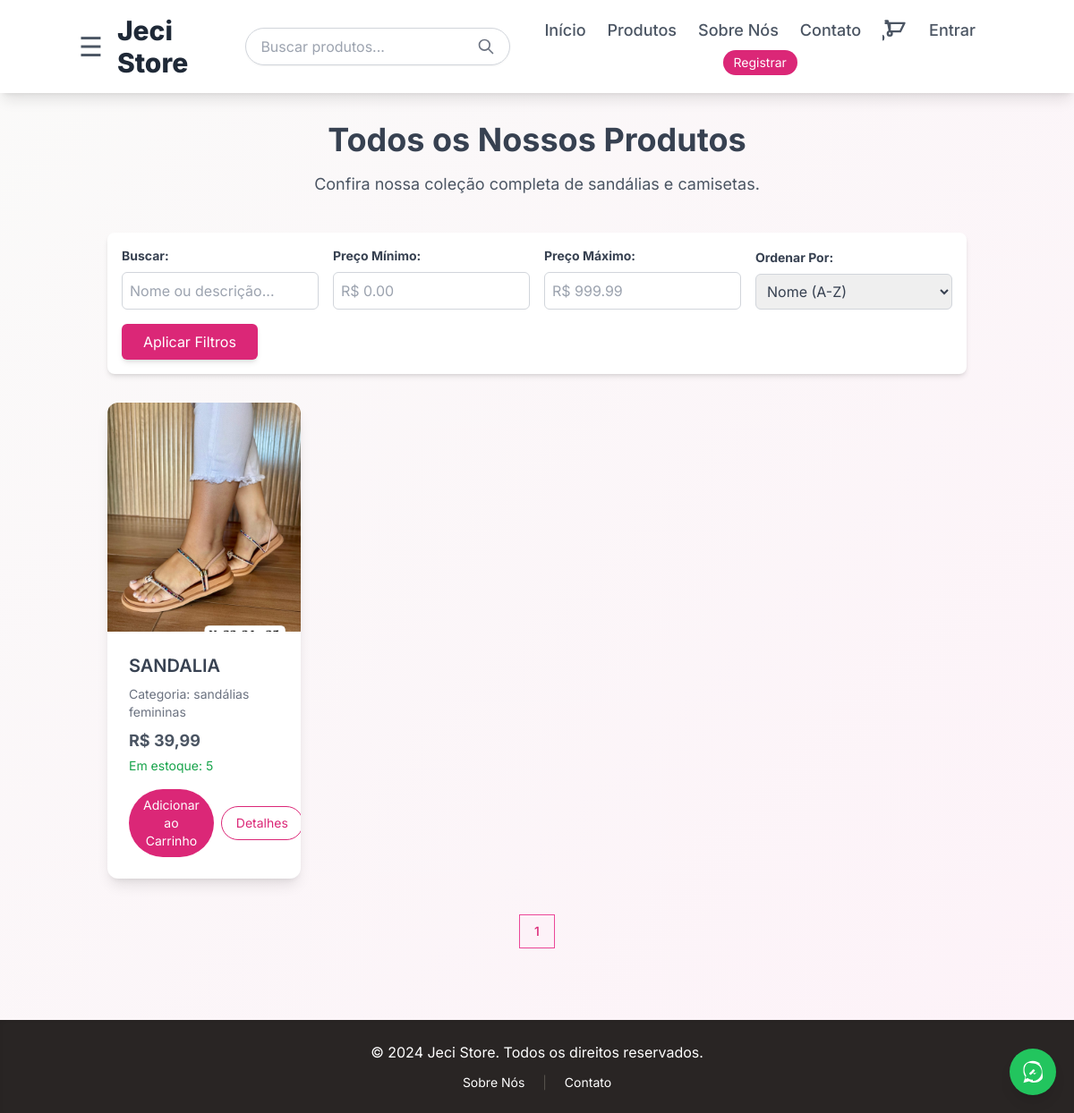
The app's page /store/produtos/ with its own data.
### store/models.py (models this page shows, shortened)
class Product(models.Model):
    name = models.CharField(max_length=200, verbose_name="Nome do Produto")
    description = models.TextField(verbose_name="Descrição")
    price = models.DecimalField(max_digits=10, decimal_places=2, verbose_name="Preço")
    image = models.ImageField(
        upload_to='products/',
        blank=True,
        null=True,
        verbose_name="Imagem do Produto"
    )
    category = models.ForeignKey(
        Category,
        on_delete=models.SET_NULL,
        null=True,
        blank=True,
        related_name='products', # Permite acessar produtos de uma categoria.
        verbose_name="Categoria"
    )
    seller = models.ForeignKey(
        User,
        on_delete=models.SET_NULL,
        null=True,
        blank=True,
        related_name='products_listed', # Permite acessar os produtos listados por um usuário.
        verbose_name="Vendedor"
    )
    stock = models.PositiveIntegerField(default=0, verbose_name="Estoque")
    tracking_code = models.CharField(
        max_length=50,
        blank=True,
        null=True,
        unique=True, # Garante que cada código de rastreamento seja único
        verbose_name="Código de Rastreamento"
    )
    is_featured = models.BooleanField(default=False, verbose_name="Destaque na Home")
    created_at = models.DateTimeField(auto_now_add=True, verbose_name="Criado Em")
    updated_at = models.DateTimeField(auto_now=True, verbose_name="Atualizado Em")
    class Meta:
        verbose_name_plural = "Produtos"
        ordering = ['name']

class Category(models.Model):
    name = models.CharField(max_length=100, unique=True, verbose_name="Nome da Categoria")
    slug = models.SlugField(max_length=100, unique=True, blank=True)
    parent = models.ForeignKey(
        'self',
        on_delete=models.SET_NULL,
        null=True,
        blank=True,
        related_name='children', # Permite acessar subcategorias de uma categoria pai.
        verbose_name="Categoria Pai"
    )
    class Meta:
        verbose_name_plural = "Categorias"
        ordering = ['name']

### store/views.py (the view)
# urls.py: path('produtos/', views.product_list_view, name='product_list'),
def product_list_view(request, category_slug=None):
    products = Product.objects.filter(stock__gt=0) # Começa filtrando apenas produtos em estoque
    current_category = None
    search_query = request.GET.get('q') # Obtém o parâmetro de busca 'q'
    min_price = request.GET.get('min_price') # Novo: filtro de preço mínimo
    max_price = request.GET.get('max_price') # Novo: filtro de preço máximo
    sort_by = request.GET.get('sort_by', 'name') # Novo: ordenação, padrão por nome
    if category_slug:
        current_category = get_object_or_404(Category, slug=category_slug)
        category_ids_to_filter = get_descendant_category_ids(current_category)
        products = products.filter(category__id__in=category_ids_to_filter)
    if search_query:
        products = products.filter(
            Q(name__icontains=search_query) | Q(description__icontains=search_query)
        ).distinct()
        if not products.exists():
            messages.info(request, f"Nenhum produto encontrado para '{search_query}'.")
    if min_price:
        try:
            min_price = float(min_price)
            products = products.filter(price__gte=min_price)
        except ValueError:
            messages.error(request, "Valor mínimo de preço inválido.")
    if max_price:
        try:
            max_price = float(max_price)
            products = products.filter(price__lte=max_price)
        except ValueError:
            messages.error(request, "Valor máximo de preço inválido.")
    if sort_by == 'price_asc':
        products = products.order_by('price')
    elif sort_by == 'price_desc':
        products = products.order_by('-price')
    elif sort_by == 'name_desc':
        products = products.order_by('-name')
    elif sort_by == 'created_at': # Adicionado para ordenar por mais recentes
        products = products.order_by('-created_at')
    else: # 'name' ou qualquer outro valor padrão
        products = products.order_by('name')
    paginator = Paginator(products, 8) # 8 produtos por página
    page_number = request.GET.get('page')
    try:
        products = paginator.page(page_number)
    except PageNotAnInteger:
        products = paginator.page(1)
    except EmptyPage:
        products = paginator.page(paginator.num_pages)
    categories = get_categories_tree()
    context = {
        'products': products,
        'current_category': current_category,
        'page_title': current_category.name if current_category else 'Nossos Produtos',
        'categories': categories,
        'search_query': search_query, # Passa a query de busca para o template
        'min_price': min_price, # Passa o filtro de preço mínimo
        'max_price': max_price, # Passa o filtro de preço máximo
        'sort_by': sort_by, # Passa o tipo de ordenação
    }
    return render(request, 'product_list.html', context)

### store/context_processors.py (called while the page is built, shortened)
def cart_items_count(request):
    cart_count = 0
    if request.user.is_authenticated:
        if hasattr(request.user, 'cart'):
            cart_count = request.user.cart.items.count()
    return {'cart_items_count': cart_count}

### store/views.py (called while the page is built)
def get_categories_tree():
    root_categories = Category.objects.filter(parent__isnull=True).prefetch_related('children')
    return root_categories

### templates/product_list.html (shortened to what this page needs)
{% extends 'base.html' %}
{% block content %}
    <h1 class="text-4xl font-bold text-center text-gray-700 mb-4">
        {% if current_category %}
            {{ current_category.name }}
        {% else %}
            Todos os Nossos Produtos
        {% endif %}
    </h1>
    {% if current_category %}
        <p class="text-center text-gray-600 mb-10 text-lg">Explorando produtos em {{ current_category.name }}.</p>
    {% else %}
        <p class="text-center text-gray-600 mb-10 text-lg">Confira nossa coleção completa de sandálias e camisetas.</p>
    {% endif %}
    <div class="mb-8 p-4 bg-white rounded-lg shadow-md">
        <form action="{% url 'store:product_list' %}" method="GET" class="grid grid-cols-1 md:grid-cols-3 lg:grid-cols-4 gap-4 items-end">
            <div class="col-span-full md:col-span-1">
                <label for="q" class="block text-gray-700 text-sm font-bold mb-2">Buscar:</label>
                <input type="text" id="q" name="q" placeholder="Nome ou descrição..." class="w-full p-2 border border-gray-300 rounded-md outline-none focus:ring-2 focus:ring-pink-500" value="{{ search_query|default:'' }}">
            </div>
            <div>
                <label for="min_price" class="block text-gray-700 text-sm font-bold mb-2">Preço Mínimo:</label>
                <input type="number" id="min_price" name="min_price" placeholder="R$ 0.00" step="0.01" class="w-full p-2 border border-gray-300 rounded-md outline-none focus:ring-2 focus:ring-pink-500" value="{{ min_price|default:'' }}">
            </div>
            <div>
                <label for="max_price" class="block text-gray-700 text-sm font-bold mb-2">Preço Máximo:</label>
                <input type="number" id="max_price" name="max_price" placeholder="R$ 999.99" step="0.01" class="w-full p-2 border border-gray-300 rounded-md outline-none focus:ring-2 focus:ring-pink-500" value="{{ max_price|default:'' }}">
            </div>
            <div>
                <label for="sort_by" class="block text-gray-700 text-sm font-bold mb-2">Ordenar Por:</label>
                <select id="sort_by" name="sort_by" class="w-full p-2 border border-gray-300 rounded-md outline-none focus:ring-2 focus:ring-pink-500">
                    <option value="name" {% if sort_by == 'name' %}selected{% endif %}>Nome (A-Z)</option>
                </select>
            </div>
            <div class="col-span-full md:col-span-1 flex justify-end md:justify-start">
                <button type="submit" class="bg-pink-600 text-white py-2 px-6 rounded-md hover:bg-pink-700 transition duration-200 shadow-md">
                    Aplicar Filtros
                </button>
            </div>
        </form>
    </div>
    <div class="grid grid-cols-1 sm:grid-cols-2 md:grid-cols-3 lg:grid-cols-4 gap-8">
        {% if products %}
            {% for product in products %}
                <div class="group bg-white rounded-xl shadow-lg overflow-hidden transform transition duration-300 hover:scale-105 hover:shadow-xl relative">
                    <a href="{% url 'store:product_detail' pk=product.pk %}">
                        {% if product.image %}
                            <img src="{{ product.image.url }}" alt="{{ product.name }}" class="w-full h-64 object-cover transition duration-300 group-hover:opacity-85">
                        {% else %}
                            <img src="https://placehold.co/400x400/cccccc/ffffff?text=Sem+Imagem" alt="Sem Imagem" class="w-full h-64 object-cover">
                        {% endif %}
                    </a>
                    <div class="p-6">
                        <h3 class="text-xl font-semibold text-gray-700 mb-2 group-hover:text-pink-600 transition duration-200">{{ product.name }}</h3>
                        {% if product.category %}
                            <p class="text-sm text-gray-500 mb-2">Categoria: {{ product.category.name }}</p>
                        {% endif %}
                        <p class="text-gray-600 text-lg font-bold">R$ {{ product.price|floatformat:2 }}</p>
                        {% if product.stock > 0 %}
                            <p class="text-sm text-green-600 mt-1">Em estoque: {{ product.stock }}</p>
                            <form action="{% url 'store:add_to_cart' product.pk %}" method="POST" class="mt-4 flex items-center gap-2">
                                <button type="submit" class="inline-block bg-pink-600 text-white py-2 px-4 rounded-full hover:bg-pink-700 transition duration-300 text-sm">
                                    Adicionar ao Carrinho
                                </button>
                                <a href="{% url 'store:product_detail' pk=product.pk %}" class="inline-block text-pink-600 border border-pink-600 py-2 px-4 rounded-full hover:bg-pink-100 transition duration-300 text-sm">
                                    Detalhes
                                </a>
                            </form>
                        {% else %}
                            <p class="text-sm text-red-600 mt-1 font-semibold">Esgotado</p>
                            <a href="{% url 'store:product_detail' pk=product.pk %}" class="mt-4 inline-block text-pink-600 border border-pink-600 py-2 px-4 rounded-full hover:bg-pink-100 transition duration-300 text-sm">
                                Detalhes
                            </a>
                        {% endif %}
                    </div>
                </div>
            {% endfor %}
        {% else %}
            <p class="text-center text-gray-600 col-span-full py-8 text-xl">Nenhum produto encontrado com os filtros aplicados.</p>
        {% endif %}
    </div>
    <div class="flex justify-center mt-10">
        <nav class="relative z-0 inline-flex rounded-md shadow-sm -space-x-px" aria-label="Pagination">
            {% for i in products.paginator.page_range %}
                <a href="?page={{ i }}{% if sort_by %}&sort_by={{ sort_by }}{% endif %}" class="{% if products.number == i %}z-10 bg-pink-50 border-pink-500 text-pink-600{% else %}bg-white border-gray-300 text-gray-700 hover:bg-gray-50{% endif %} relative inline-flex items-center px-4 py-2 border text-sm font-medium">
                    {{ i }}
                </a>
            {% endfor %}
        </nav>
    </div>
{% endblock %}

### templates/base.html (style rules this page uses)
body { font-family: 'Inter', sans-serif; }

### records on screen
Product: image (picture), name "SANDALIA", category.name "sandálias femininas", price "39,99", stock "5"

### other values on screen
{{ i }} "1"
